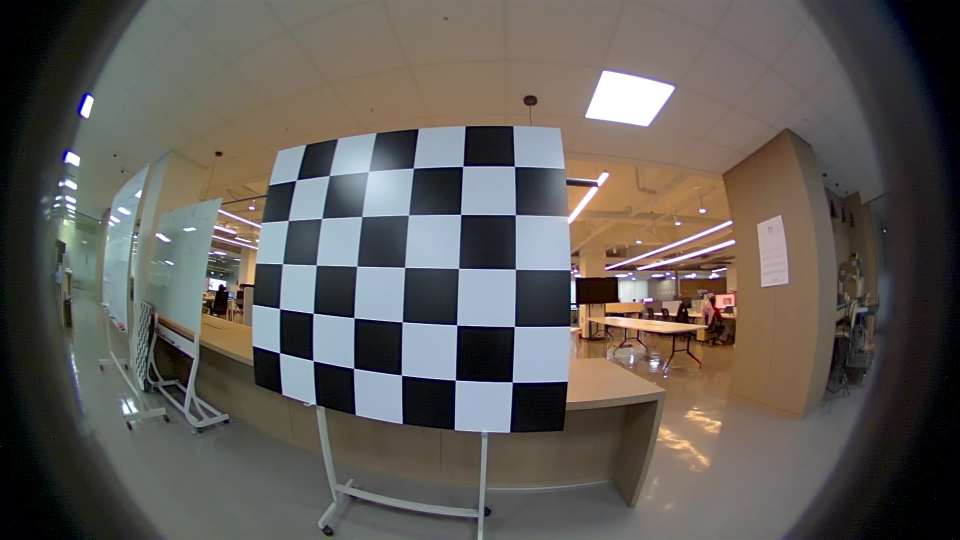
#> input picture test_image.jpg, 1920 x 1080 px, found by its file name (shown at 1/2 size)
$ python 08_reproject_sphere_cylinder.py
#> lines starting #> are read from the running program, lines starting #| are printed output that depends on the picture
### ds_msp/model.py
"""
Double Sphere Camera Model - Clean Implementation
==================================================

A minimal, production-ready implementation of the Double Sphere camera model
for fisheye cameras. Easy to understand, test, and integrate into other projects.

Author: Advanced 3D Vision
License: MIT
"""

import numpy as np
import cv2
import json
from typing import Tuple, Optional


class DoubleSphereCamera:
    """
    Double Sphere Camera Model (Usenko et al., 2018)

    A camera model for wide-angle and fisheye lenses with closed-form
    unprojection, making it ideal for real-time applications and PnP.

    Parameters
    ----------
    fx, fy : float
        Focal lengths in pixels
    cx, cy : float
        Principal point coordinates
    xi, alpha : float
        Double Sphere distortion parameters
    width, height : int
        Image dimensions in pixels

    Examples
    --------
    >>> # Create camera from calibration
    >>> cam = DoubleSphereCamera(
    ...     fx=711.57, fy=711.24, cx=949.18, cy=518.81,
    ...     xi=0.183, alpha=0.809, width=1920, height=1080
    ... )
    >>>
    >>> # Undistort image
    >>> img_undist, K_new = cam.undistort_image(img)
    >>>
    >>> # Solve PnP
    >>> success, rvec, tvec = cam.solve_pnp(points_3d, points_2d)
    """

    def __init__(self, fx: float, fy: float, cx: float, cy: float,
                 xi: float, alpha: float,
                 width: Optional[int] = None, height: Optional[int] = None,
                 is_flip: bool = False):
        # The projection model needs only the 6 intrinsics. `width`/`height` are
        # used solely by the image-level helpers (undistortion maps, K_new); they
        # are optional so the model can be built for pure project/unproject/PnP
        # without inventing meaningless image dimensions.
        if not (0.0 <= alpha <= 1.0):
            raise ValueError(f"alpha must be in [0, 1], got {alpha}")
        self.fx = fx
        self.fy = fy
        self.cx = cx
        self.cy = cy
        self.xi = xi
        self.alpha = alpha
        self.width = width
        self.height = height
        self.is_flip = is_flip

        # Cache for undistortion
        self._mapx = None
        self._mapy = None
        self._K_new = None

    def _require_dims(self, what: str) -> None:
        if self.width is None or self.height is None:
            raise ValueError(
                f"{what} requires image dimensions; construct with "
                f"width=... and height=... (only needed for image-level ops)."
            )

    # [66 lines left out: functions K, D, __repr__, from_json, not called in this run]

    # ========================================================================
    # Core Projection/Unprojection
    # ========================================================================

    def project(self, points_3d: np.ndarray) -> Tuple[np.ndarray, np.ndarray]:
        """
        Project 3D points to 2D pixel coordinates.
        """
        u, v, valid = ds_project(points_3d, self.fx, self.fy, self.cx, self.cy, self.xi, self.alpha)

        # Flip x-coordinates if driver provides flipped images
        if self.is_flip:
            u = (self.width - 1) - u

        return np.stack([u, v], axis=-1), valid

    # [11 lines left out: function unproject, not called in this run]


    # ========================================================================
    # Image Undistortion
    # ========================================================================

    def compute_K_new(self, balance: float = 0.5) -> np.ndarray:
        """
        Compute optimal K matrix for undistorted image.

        Parameters
        ----------
        balance : float
            0.0 = more FOV (40% of original focal length)
            0.5 = balanced (60% of original) - default
            1.0 = less FOV (80% of original)

        Returns
        -------
        K_new : (3, 3) array
            New intrinsic matrix
        """
        self._require_dims("compute_K_new")
        return balanced_pinhole_K(self.fx, self.fy, self.width, self.height, balance)

    # [236 lines left out: functions get_undistortion_maps, undistort_image, undistort_points, distort_points, solve_pnp, solve_pnp_ransac and 3 more, not called in this run]


# ============================================================================
# Standalone Core Functions (moved to ds_msp.models.ds_math)
# ============================================================================
# The pure Double Sphere math now lives in the dependency-free math layer.
# Re-exported here so existing imports (`from ds_msp.model import ds_project`,
# `ds_project_jacobian`, `ds_unproject`, `balanced_pinhole_K`) keep working.

from .core.pinhole import balanced_pinhole_K  # noqa: E402  (re-export)
from .models.ds_math import (  # noqa: E402  (re-export for backward compatibility)
    ds_project,
    ds_project_jacobian,  # noqa: F401  (re-exported for `from ds_msp.model import ...`)
    ds_unproject,
)

### ds_msp/models/ds_math.py
"""
Pure Double Sphere math (Usenko et al. 2018).

This is the standalone, allocation-conscious math layer: closed-form projection,
unprojection, and the analytic Jacobian, operating on raw NumPy arrays with **no
dependency on any camera class or the rest of the package**. It can be imported
and used directly (``from ds_msp.models.ds_math import ds_project``) without
constructing any object.

Imports: numpy only (enforced by tests/contract/test_independence.py).
"""

from __future__ import annotations

from typing import Tuple

import numpy as np


def ds_project(points_3d: np.ndarray, fx: float, fy: float, cx: float, cy: float,
               xi: float, alpha: float) -> Tuple[np.ndarray, np.ndarray, np.ndarray]:
    """
    Standalone projection function.
    Returns: u, v, valid
    """
    x, y, z = points_3d[..., 0], points_3d[..., 1], points_3d[..., 2]

    d1 = np.sqrt(x*x + y*y + z*z)
    z1 = z + xi * d1
    d2 = np.sqrt(x*x + y*y + z1*z1)
    den = alpha * d2 + (1.0 - alpha) * z1

    # Projectability is a half-space condition, NOT simply z > 0.
    # Using z > 0 would clip the field of view to < 180 deg and silently drop
    # the very wide-angle rays the Double Sphere model exists to represent.
    # Per Usenko et al. 2018 (Eq. 43-45): the point is projectable iff
    #     z > -w2 * d1,
    # with w1 piecewise in alpha and w2 derived from w1 and xi.
    if alpha > 0.5:
        w1 = (1.0 - alpha) / alpha
    else:
        w1 = alpha / (1.0 - alpha)
    w2 = (w1 + xi) / np.sqrt(max(2.0 * w1 * xi + xi * xi + 1.0, 1e-12))

    valid = (z > -w2 * d1) & (den > 1e-8)
    den = np.maximum(den, 1e-8)

    u = fx * x / den + cx
    v = fy * y / den + cy

    return u, v, valid


# [122 lines left out: functions ds_project_jacobian, ds_unproject, not called in this run]

### examples/08_reproject_sphere_cylinder.py
#!/usr/bin/env python3
"""
Deep-dive demo — one fisheye, four images (raw / sphere / cylinder / pinhole), proven by corners.

A *central* camera (all rays through one point) is fully described by a bijection between
ray directions (points on the unit sphere) and pixels. The flat pinhole image is just one
way to store that bijection — and a poor one past 90°, where `tan` blows up. This script
re-stores the SAME real fisheye three more ways and proves the pixel-to-pixel maps that link
them are exact inverses — visually, on a real checkerboard, and numerically.

  1. FOUR REAL IMAGES. Resample the bundled fisheye into
       - the RAW fisheye itself,
       - an equirectangular (unit-sphere) panorama:  row ~ elevation,        col ~ azimuth
       - a cylindrical panorama:                      row ~ tan(elevation),   col ~ azimuth
       - a pinhole (gnomonic) rectification:          row ~ tan, col ~ tan    (both gnomonic)
     Every sample comes from `DoubleSphereCamera.project`, so the pictures are the library's
     own geometry, not a look-alike.

  2. THE CORNER PROOF. The fisheye has a checkerboard with 30 known corner pixels. We push each
     corner raw -> ray (DS unproject) -> chart pixel (the conversion math) and draw it on each
     chart. If the math is right, every mapped corner lands exactly on the checkerboard corner
     you can see in that representation. The 4 *_corners.png images show this.

  3. THE NUMBER YOU CAN VERIFY. Round-trip every corner
       raw -> ray -> chart pixel -> ray -> raw
     and report the mean / max residual per representation. ~1e-13 px (float64 round-off) —
     the maps are inverses, not approximations.

  4. WHERE THE CYLINDER BREAKS. Sphere row is linear in elevation, so it reaches the pole;
     cylinder row is tan(elevation), so the SAME image height holds far less elevation.

Prerequisites:  `pip install -e .`  + the bundled `test_image.jpg` / `test_config.json` / `anns.json`.
Run:            python examples/08_reproject_sphere_cylinder.py
"""
from __future__ import annotations

import json
import os

import cv2
import numpy as np

from ds_msp import DoubleSphereCamera

HERE = os.path.dirname(os.path.dirname(os.path.abspath(__file__)))
CFG = os.path.join(HERE, "test_config.json")
IMG = os.path.join(HERE, "assets", "test_image.jpg")
ANNS = os.path.join(HERE, "anns.json")
OUT = os.path.join(HERE, "assets", "learn")
BOARD_ROWS, BOARD_COLS = 5, 6                  # 30 inner corners, row-major in anns.json

# --- panorama intrinsics, shared by the sphere and the cylinder --------------------
# One focal (pixels per radian) and one centre for BOTH panoramas, so the only thing
# that differs between them is the VERTICAL law (elevation vs tan-elevation). That shared
# axis is the whole point: azimuth is stored identically, the cylinder just warps height.
W_PANO, H_PANO = 1200, 700
F_PANO = 320.0                       # px / rad
CX_PANO, CY_PANO = W_PANO / 2.0, H_PANO / 2.0


# ===================================================================================
# The pixel <-> ray maps. These are the math the doc describes, in code.
# Ray convention matches the library: x right, y down, z forward; project([x,y,z]) -> (u,v).
# A ray's spherical angles:  azimuth  lambda = atan2(x, z),  elevation  psi = atan2(-y, hypot(x,z)).
# ===================================================================================
def sphere_pix_to_ray(u, v):
    """Equirectangular: column is linear in azimuth, row is linear in elevation."""
    lam = (u - CX_PANO) / F_PANO
    psi = (CY_PANO - v) / F_PANO
    cps = np.cos(psi)
    return np.stack([cps * np.sin(lam), -np.sin(psi), cps * np.cos(lam)], axis=-1)


def cylinder_pix_to_ray(u, v):
    """Cylinder: column is linear in azimuth (SAME as sphere); row is linear in tan(elevation)."""
    lam = (u - CX_PANO) / F_PANO
    h = (CY_PANO - v) / F_PANO                 # h == tan(elevation)
    return np.stack([np.sin(lam), -h, np.cos(lam)], axis=-1)


# [27 lines left out: functions ray_to_sphere_pix, ray_to_cylinder_pix, ray_to_pinhole_pix, pinhole_pix_to_ray, not called in this run]


def reproject(cam, img, pix_to_ray, w, h):
    """Resample `img` (a fisheye) into a w*h view whose pixels follow `pix_to_ray`."""
    u, v = np.meshgrid(np.arange(w, dtype=np.float32), np.arange(h, dtype=np.float32))
    rays = pix_to_ray(u, v)
    pts, valid = cam.project(rays.reshape(-1, 3))
    mapx = pts[:, 0].reshape(h, w).astype(np.float32)
    mapy = pts[:, 1].reshape(h, w).astype(np.float32)
    valid = valid.reshape(h, w)
    mapx[~valid] = -1
    mapy[~valid] = -1
    return cv2.remap(img, mapx, mapy, cv2.INTER_LINEAR, borderMode=cv2.BORDER_CONSTANT)


# [20 lines left out: function draw_corners, not called in this run]


def main() -> None:
    intr = json.load(open(CFG))
#> (reads test_config.json from the repository)
    if "intrinsics" in intr:
        intr = intr["intrinsics"]
    W, H = intr["width"], intr["height"]
    cam = DoubleSphereCamera(intr["fx"], intr["fy"], intr["cx"], intr["cy"],
                             intr["xi"], intr["alpha"], width=W, height=H)
    img = cv2.imread(IMG)
#> img is the input picture: shape (1080, 1920, 3); mean B, G, R 87.5, 91.9, 96.5
    if img is None:
        raise SystemExit(f"missing {IMG}")
    os.makedirs(OUT, exist_ok=True)

    # ground-truth corners of the bundled board (anns.json image_id 1 == test_image.jpg)
    anns = json.load(open(ANNS))
#> (reads anns.json from the repository)
    raw_corners = np.array(anns["annotations"][0]["keypoints"]).reshape(-1, 3)[:, :2]

    print("Re-storing ONE fisheye four ways (raw / sphere / cylinder / pinhole)")
    print(f"  source fisheye   : {W}x{H}  DS(xi={cam.xi:.3f}, alpha={cam.alpha:.3f})")
    print(f"  panorama model   : f={F_PANO:.0f} px/rad, {W_PANO}x{H_PANO}, shared by sphere & cylinder")
    print(f"  board            : {BOARD_ROWS}x{BOARD_COLS} = {len(raw_corners)} known corner pixels\n")

    # 1. the four images ----------------------------------------------------------
    sphere = reproject(cam, img, sphere_pix_to_ray, W_PANO, H_PANO)
#> in reproject, `return cv2.remap(img, mapx, mapy, cv2.INTER_LINEAR, borderMode=cv2.BOR..`:
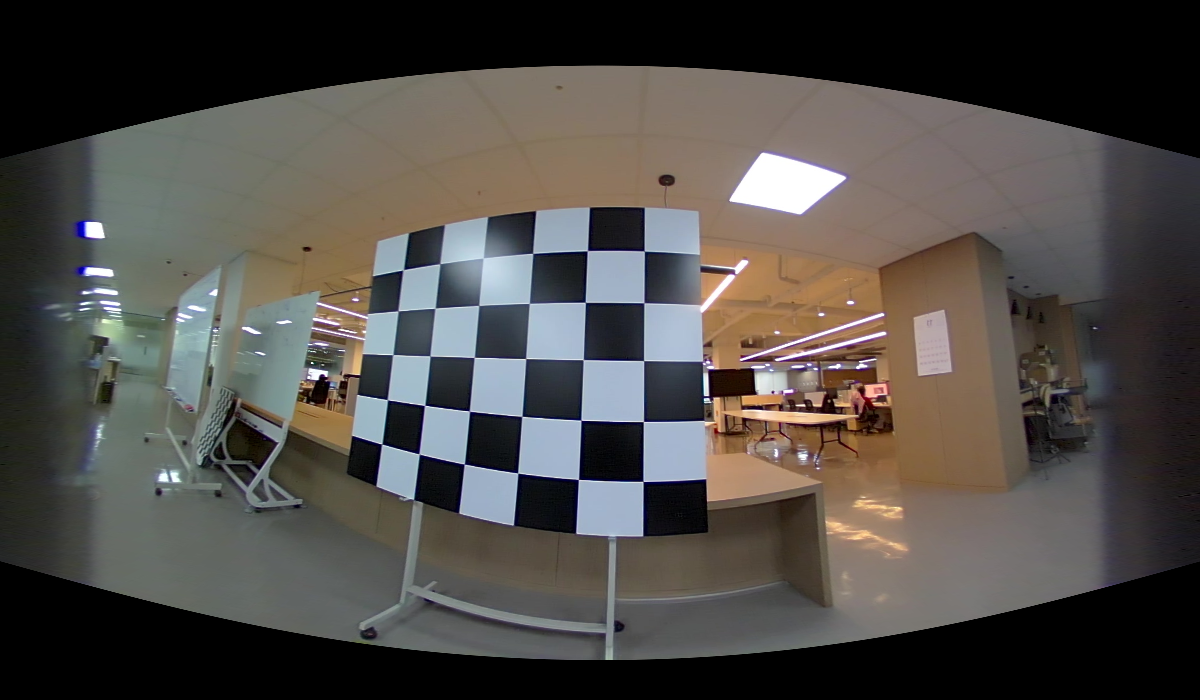
#> returned value: shape (700, 1200, 3); mean of channels 0, 1, 2 71.4, 75.1, 78.7; drawn as B, G, R
    cylinder = reproject(cam, img, cylinder_pix_to_ray, W_PANO, H_PANO)
#> call 2 of reproject, with w = 1200, h = 700
#> in reproject (call 2), `return cv2.remap(img, mapx, mapy, cv2.INTER_LINEAR, borderMode=cv2.BOR..`:
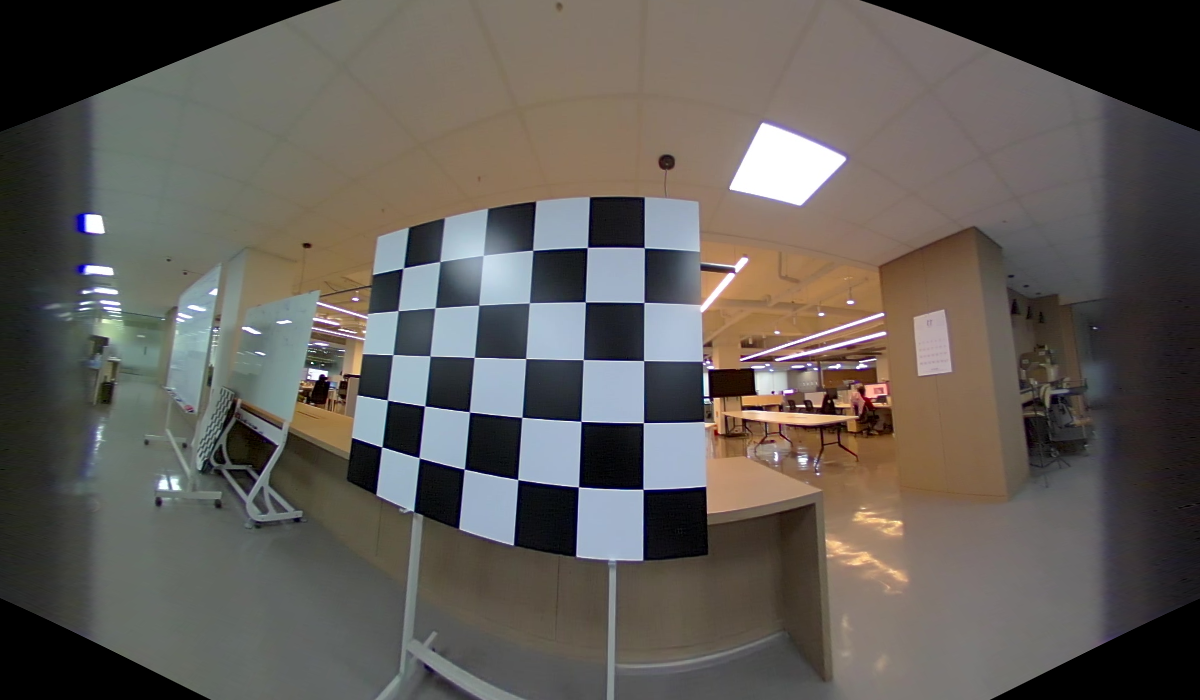
#> returned value: shape (700, 1200, 3); mean of channels 0, 1, 2 87.3, 92.2, 96.9; drawn as B, G, R
    pinhole, K_new = cam.undistort_image(img, cam.compute_K_new(balance=0.0))
    cv2.imwrite(os.path.join(OUT, "reproj_sphere.png"), sphere)
    cv2.imwrite(os.path.join(OUT, "reproj_cylinder.png"), cylinder)
    cv2.imwrite(os.path.join(OUT, "reproj_pinhole.png"), pinhole)

    # 2. push every corner raw -> ray -> chart pixel, and overlay -----------------
    rays, _ = cam.unproject(raw_corners.astype(np.float64))
    c_sphere = ray_to_sphere_pix(rays)
    c_cyl = ray_to_cylinder_pix(rays)
    c_pin = ray_to_pinhole_pix(rays, K_new)

    cv2.imwrite(os.path.join(OUT, "corners_raw.png"),
                draw_corners(img, raw_corners, W, H))
    cv2.imwrite(os.path.join(OUT, "corners_sphere.png"),
                draw_corners(sphere, c_sphere, W_PANO, H_PANO))
    cv2.imwrite(os.path.join(OUT, "corners_cylinder.png"),
                draw_corners(cylinder, c_cyl, W_PANO, H_PANO))
    cv2.imwrite(os.path.join(OUT, "corners_pinhole.png"),
                draw_corners(pinhole, c_pin, W, H))
    print("  wrote assets/learn/reproj_{sphere,cylinder,pinhole}.png")
    print("  wrote assets/learn/corners_{raw,sphere,cylinder,pinhole}.png")

    # 3. round-trip each corner back to the raw pixel -----------------------------
    # [6 lines left out: function roundtrip, not called in this run]

    rows = [
        ("sphere", roundtrip(c_sphere, lambda p: sphere_pix_to_ray(p[..., 0], p[..., 1]))),
        ("cylinder", roundtrip(c_cyl, lambda p: cylinder_pix_to_ray(p[..., 0], p[..., 1]))),
        ("pinhole", roundtrip(c_pin, lambda p: pinhole_pix_to_ray(p, K_new))),
    ]
    print("\nCorner round-trip  raw -> ray -> chart pixel -> ray -> raw  (30 corners):")
    print("  representation   mean error    max error    corners checked")
    for name, err in rows:
        print(f"  {name:13s}    {err.mean():.2e} px   {err.max():.2e} px   {len(err)}/30")
    print("  => every corner returns to its original raw pixel — the conversion math is exact.")

    # 4. where the cylinder breaks ------------------------------------------------
    psi_sphere = np.degrees((CY_PANO - 0) / F_PANO)
    psi_cyl = np.degrees(np.arctan((CY_PANO - 0) / F_PANO))
    print("\nSame image height, different elevation reach (top row of the panorama):")
    print(f"  sphere row 0   reaches elevation {psi_sphere:5.1f} deg")
    print(f"  cylinder row 0 reaches elevation {psi_cyl:5.1f} deg "
          f"(tan compresses it; the poles at +-90 deg sit at infinity)")


if __name__ == "__main__":
    main()
#> (the call stopped at in compute_K_new, `return balanced_pinhole_K(self.fx, self.fy, self.width, self.height, b..`: ds_msp is not available in this run)
